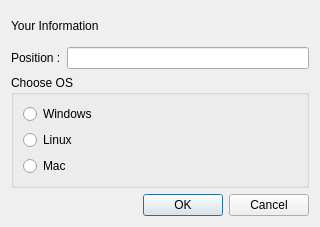
<?xml version="1.0" encoding="UTF-8"?>
<ui version="4.0">
 <class>InfoDialog</class>
 <widget class="QDialog" name="InfoDialog">
  <property name="geometry">
   <rect>
    <x>0</x>
    <y>0</y>
    <width>320</width>
    <height>227</height>
   </rect>
  </property>
  <property name="windowTitle">
   <string>Dialog</string>
  </property>
  <layout class="QVBoxLayout" name="verticalLayout_2">
   <item>
    <widget class="QLabel" name="label">
     <property name="text">
      <string>Your Information</string>
     </property>
    </widget>
   </item>
   <item>
    <layout class="QHBoxLayout" name="horizontalLayout">
     <item>
      <widget class="QLabel" name="label_2">
       <property name="text">
        <string>Position :</string>
       </property>
      </widget>
     </item>
     <item>
      <widget class="QLineEdit" name="positionLineEdit"/>
     </item>
    </layout>
   </item>
   <item>
    <widget class="QGroupBox" name="groupBox">
     <property name="title">
      <string>Choose OS</string>
     </property>
     <layout class="QVBoxLayout" name="verticalLayout">
      <item>
       <widget class="QRadioButton" name="windowsRadioButton">
        <property name="text">
         <string>Windows</string>
        </property>
       </widget>
      </item>
      <item>
       <widget class="QRadioButton" name="linuxRadioButton">
        <property name="text">
         <string>Linux</string>
        </property>
       </widget>
      </item>
      <item>
       <widget class="QRadioButton" name="macRadioButton">
        <property name="text">
         <string>Mac</string>
        </property>
       </widget>
      </item>
     </layout>
    </widget>
   </item>
   <item>
    <layout class="QHBoxLayout" name="horizontalLayout_2">
     <item>
      <spacer name="horizontalSpacer">
       <property name="orientation">
        <enum>Qt::Horizontal</enum>
       </property>
       <property name="sizeHint" stdset="0">
        <size>
         <width>40</width>
         <height>20</height>
        </size>
       </property>
      </spacer>
     </item>
     <item>
      <widget class="QPushButton" name="okPushButton">
       <property name="text">
        <string>OK</string>
       </property>
      </widget>
     </item>
     <item>
      <widget class="QPushButton" name="cancelPushButton">
       <property name="text">
        <string>Cancel</string>
       </property>
      </widget>
     </item>
    </layout>
   </item>
  </layout>
 </widget>
 <resources/>
 <connections/>
</ui>
